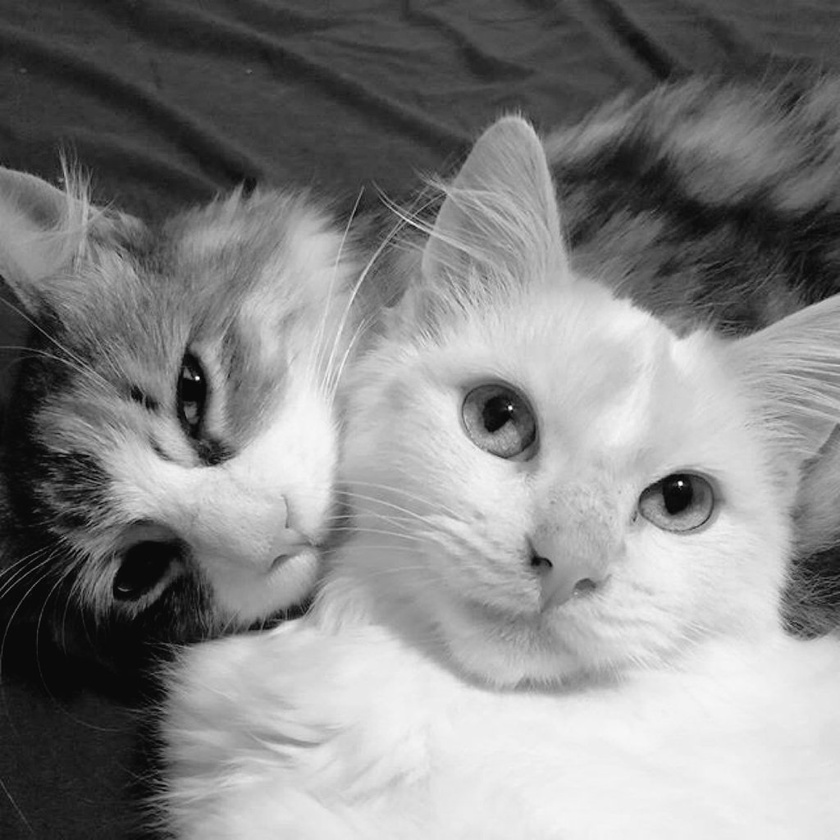
#> input picture resim/kedi.jpg, 840 x 840 px, shrunk from 1024 x 1024 before the run
$ python b.py
#> lines starting #> are read from the running program, lines starting #| are printed output that depends on the picture

import cv2
import numpy as np


res = cv2.imread('resim/kedi.jpg',0)
#> res is the input picture: shape (840, 840); min 0, max 255, mean 133.8
inverted = np.invert(res)
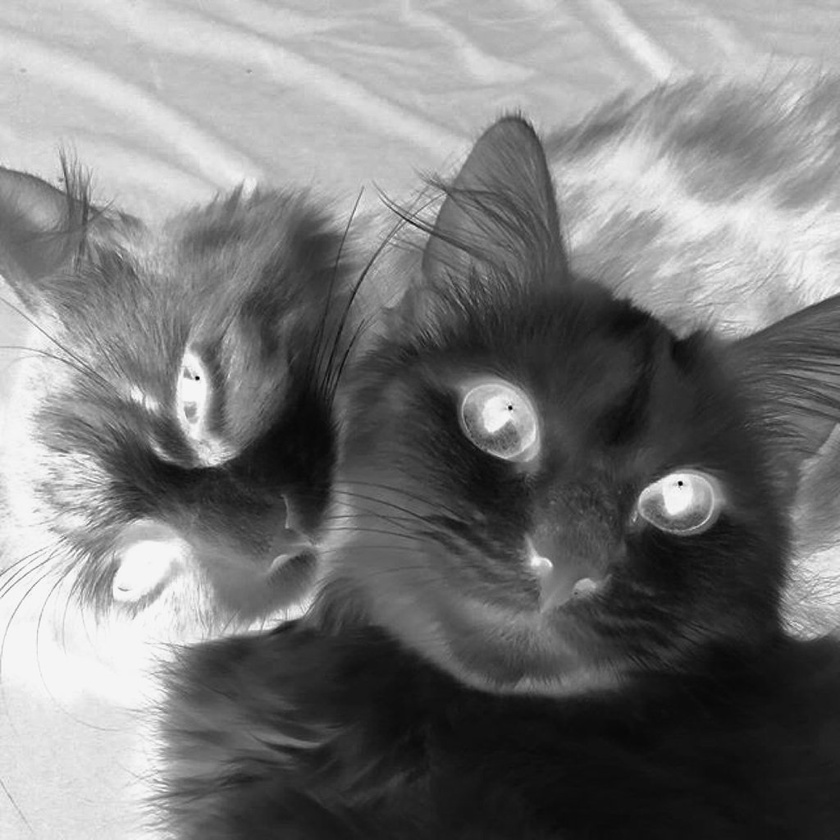
#> inverted: shape (840, 840); min 0, max 255, mean 121.2
cv2.imshow("orjinal",res)

[h,w] = (res.shape)
#> h = 840; w = 840
new_res = np.zeros([h,w], dtype=np.uint8)
for i in range(h):
    for j in range(w):
         new_res[i,j] = 255 - res[i,j]

print(res[0,0])
#| 55
cv2.imshow("Ters_cevrilmis",new_res)
cv2.waitKey()
